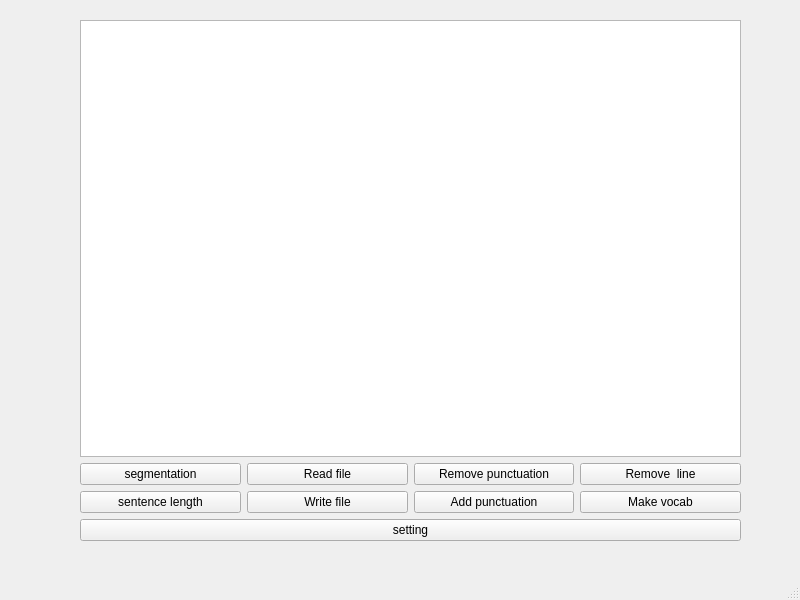
<?xml version="1.0" encoding="UTF-8"?>
<ui version="4.0">
 <class>MainWindow</class>
 <widget class="QMainWindow" name="MainWindow">
  <property name="geometry">
   <rect>
    <x>0</x>
    <y>0</y>
    <width>800</width>
    <height>600</height>
   </rect>
  </property>
  <property name="windowTitle">
   <string>MainWindow</string>
  </property>
  <widget class="QWidget" name="centralwidget">
   <widget class="QWidget" name="">
    <property name="geometry">
     <rect>
      <x>80</x>
      <y>20</y>
      <width>661</width>
      <height>521</height>
     </rect>
    </property>
    <layout class="QVBoxLayout" name="verticalLayout_3">
     <item>
      <layout class="QVBoxLayout" name="verticalLayout_2">
       <item>
        <widget class="QPlainTextEdit" name="plainTextEdit"/>
       </item>
       <item>
        <layout class="QVBoxLayout" name="verticalLayout">
         <item>
          <layout class="QHBoxLayout" name="horizontalLayout_2">
           <item>
            <widget class="QPushButton" name="pushButton_seg">
             <property name="text">
              <string>segmentation</string>
             </property>
            </widget>
           </item>
           <item>
            <widget class="QPushButton" name="pushButton_read">
             <property name="text">
              <string>Read file</string>
             </property>
            </widget>
           </item>
           <item>
            <widget class="QPushButton" name="pushButton_rem_p">
             <property name="text">
              <string>Remove punctuation</string>
             </property>
            </widget>
           </item>
           <item>
            <widget class="QPushButton" name="pushButton_rem_l">
             <property name="text">
              <string>Remove  line</string>
             </property>
            </widget>
           </item>
          </layout>
         </item>
         <item>
          <layout class="QHBoxLayout" name="horizontalLayout">
           <item>
            <widget class="QPushButton" name="pushButton_len">
             <property name="text">
              <string>sentence length</string>
             </property>
            </widget>
           </item>
           <item>
            <widget class="QPushButton" name="pushButton_write">
             <property name="text">
              <string>Write file</string>
             </property>
            </widget>
           </item>
           <item>
            <widget class="QPushButton" name="pushButton_add_p">
             <property name="text">
              <string>Add punctuation</string>
             </property>
            </widget>
           </item>
           <item>
            <widget class="QPushButton" name="pushButton_voc">
             <property name="text">
              <string>Make vocab</string>
             </property>
            </widget>
           </item>
          </layout>
         </item>
        </layout>
       </item>
      </layout>
     </item>
     <item>
      <widget class="QPushButton" name="pushButton_set">
       <property name="text">
        <string>setting</string>
       </property>
      </widget>
     </item>
    </layout>
   </widget>
  </widget>
  <widget class="QStatusBar" name="statusbar"/>
  <widget class="QMenuBar" name="menubar">
   <property name="geometry">
    <rect>
     <x>0</x>
     <y>0</y>
     <width>800</width>
     <height>30</height>
    </rect>
   </property>
  </widget>
 </widget>
 <resources/>
 <connections/>
</ui>
